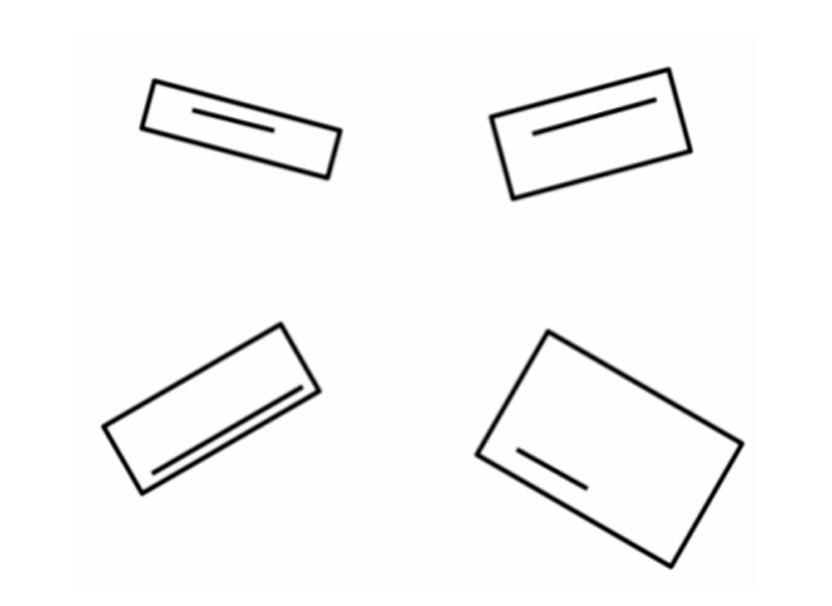
#> input picture img.png, 832 x 606 px
$ python rectangle_numbering.py
#> lines starting #> are read from the running program, lines starting #| are printed output that depends on the picture; after the words box and inside, x2 and y2 are one past the last pixel; in counts of white or black regions, pixels touching at a corner belong together
import cv2

image= cv2.imread('img.png')
#> image is the input picture: shape (606, 832, 3); min 0, max 255, mean 247.4

img_gray = cv2.cvtColor(image, cv2.COLOR_BGR2GRAY)
edges= cv2.Canny(img_gray, 50,200)
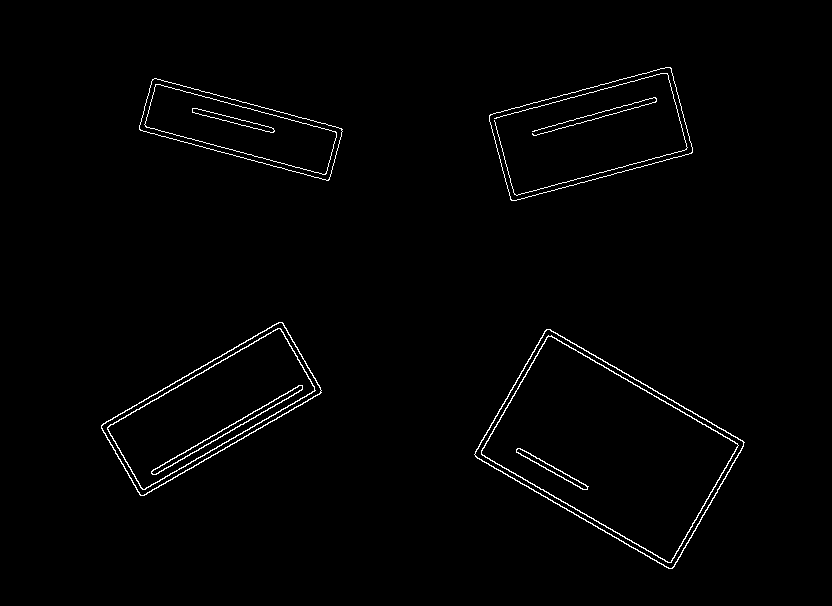
#> edges: shape (606, 832); 1.3% white in thin lines or dots, all inside (x1, y1, x2, y2) = (101, 67, 745, 569)
ret, threshold = cv2.threshold(img_gray, 150, 255, cv2.THRESH_BINARY)
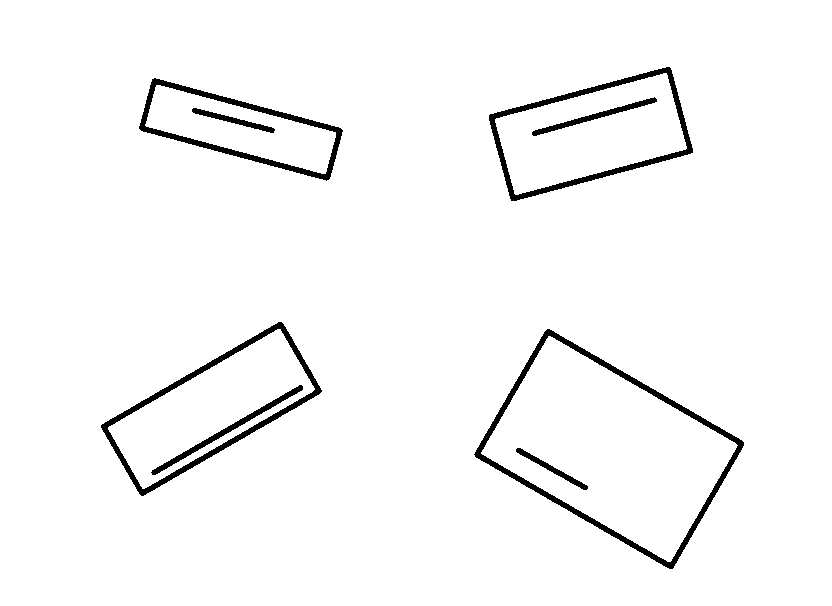
#> threshold: shape (606, 832); 97% white; 8 black regions
contours, hierarchy = cv2.findContours(threshold, cv2.RETR_CCOMP, cv2.CHAIN_APPROX_NONE)
#> contours = 13 contours; largest, box (x1, y1, x2, y2) and area: (0, 0, 832, 606) 502755, (473, 328, 745, 570) 34189, (481, 336, 738, 562) 29632, (100, 321, 323, 497) 17588, (488, 66, 694, 202) 17276

def get_contour_areas(contours):
    all_areas= []
    for c in contours:
        area= cv2.contourArea(c)
        all_areas.append(area)

    return all_areas

sorted_contours= sorted(contours, key=cv2.contourArea, reverse= False)
#> sorted_contours has the same summary as contours
font = cv2.FONT_HERSHEY_DUPLEX
for i in range(0, min(4, len(sorted_contours))):
    M = cv2.moments(sorted_contours[i])
    cX = int(M["m10"] / M["m00"])
    cY = int(M["m01"] / M["m00"])
    cv2.putText(image, str(i+1), (cX-10, cY+88), font, 1, (255, 0, 0), 2, cv2.LINE_AA)
#> this loop made 4 passes
#> (cX, cY) on passes 1 to 4: (551, 468), (232, 119), (593, 116), (226, 429)
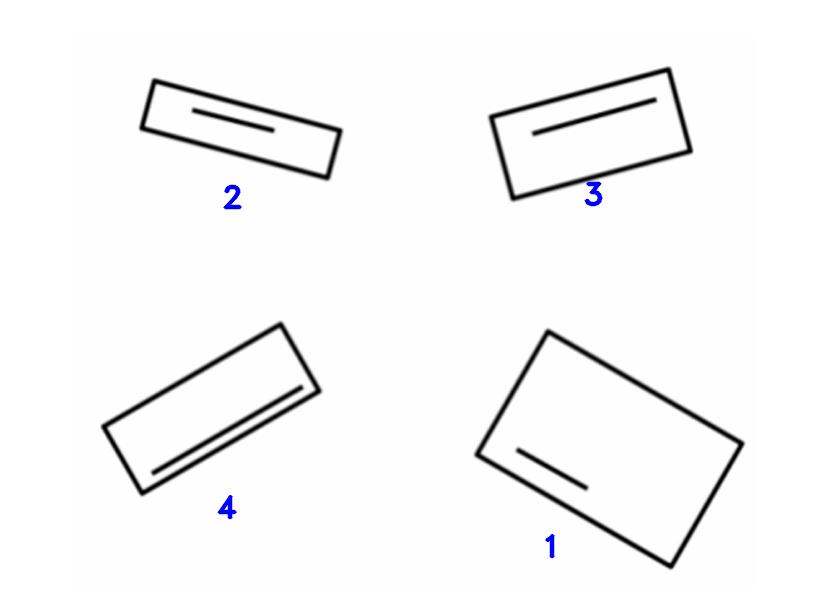
#> image: shape (606, 832, 3); 0.2% of pixels changed, all inside (x1, y1, x2, y2) = (217, 181, 603, 559)


cv2.imshow("output",image)
cv2.imwrite("op1.png",image)
cv2.waitKey(0)
